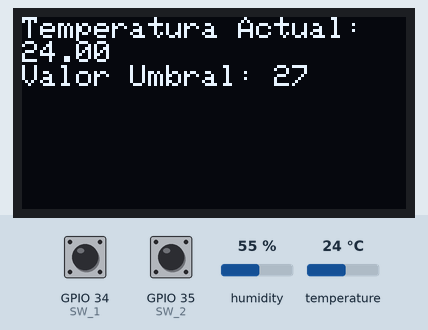
A sketch run on a simulated ESP32. On the bench: 128×64 one-colour display. Inputs (shaded band) come from the test bench; at power-on: temperature 24 °C, GPIO 34 (SW_1) HIGH, GPIO 35 (SW_2) HIGH, humidity 55 %. WiFi joins after 1.5 s; servers stay silent unless stated; network time is answered at once with the bench clock; the local clock reads 2024-03-15 10:24:30 at power-on unless the sketch sets it; what the sketch prints to the serial monitor is not drawn.

Above: at 3.2 s.
3.3 s: temperature set to 12 °C
At 3.9 s:
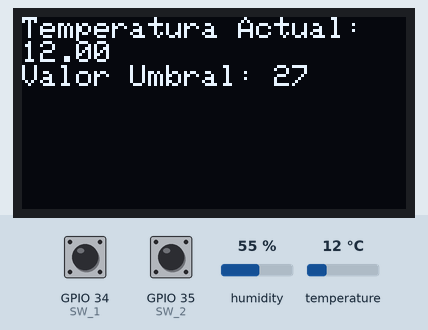
4.8 s: temperature set to 19 °C
6.3 s: temperature set to 28 °C
At 7.2 s:
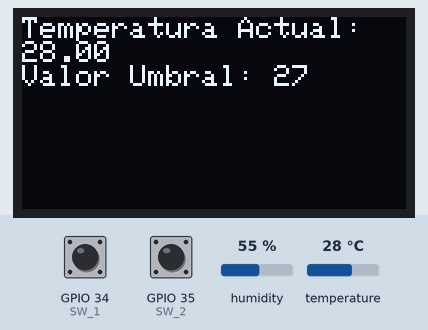
Timing chart, 0 to 9.3 s (numbered marks = the images above; inputs shaded):
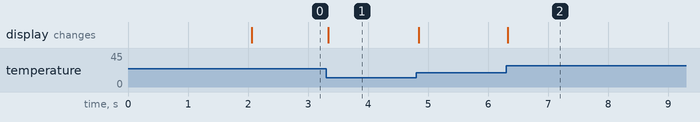

The sketch:

TP_5.ino
```cpp
/*
  Seminario de Informatica y Telecomunicaciones
  Clase 30/5 - TP 5 Firebase
  Hecho por Santiago Rapetti y Ariel Slonimsqui.

*/

#include <Arduino.h>
#include <Firebase_ESP_Client.h>
#include <Wire.h>
#include <Adafruit_Sensor.h>
#include <NTPClient.h>
#include <WiFiUdp.h>
#include <Arduino.h>
#include <ESP32Time.h>
#include "time.h"
#include <WiFi.h>
#include <Adafruit_GFX.h>
#include <Adafruit_SSD1306.h>
#include <DHT.h>
#include <DHT_U.h>

#define SCREEN_WIDTH 128 // Anchura OLED display en pixeles
#define SCREEN_HEIGHT 64 // Altura OLED display en pixeles

#define DHTPIN 23     // Pin digital conectado al sensor DHT
#define DHTTYPE    DHT11     // DHT 11

#define SW_1 34
#define SW_2 35

#define PANTALLA_1 0
#define ESPERA_1 1
#define PANTALLA_2 2
#define SUMA_CICLO 3
#define RESTA_CICLO 4
#define ESPERA_2 5

#include "addons/TokenHelper.h" // Provide the token generation process info.
#include "addons/RTDBHelper.h" // Provide the RTDB payload printing info and other helper functions.

#define WIFI_SSID "ORT-IoT"
#define WIFI_PASSWORD "OrtIOTnew22$2"

#define API_KEY "AIzaSyCFqGtRI-i6us4ldknJVphgCKA-LFwKw_k" // Insert Firebase project API Key

#define USER_EMAIL "santyrap2005@gmail.com" // Insert Authorized Email and Corresponding Password
#define USER_PASSWORD "santiago"

#define DATABASE_URL "https://tp-5-st-default-rtdb.firebaseio.com/" // Insert RTDB URLefine the RTDB URL

FirebaseData fbdo;
FirebaseAuth auth;
FirebaseConfig config;

FirebaseJson json;

WiFiUDP ntpUDP;// Define NTP Client to get time
NTPClient timeClient(ntpUDP, "pool.ntp.org");

String uid;// Variable to save USER UID

String databasePath;// Database main path (to be updated in setup with the user UID)

String tempPath = "/temperature"; // Database child nodes
String humPath = "/humidity";
String presPath = "/pressure";
String timePath = "/timestamp";

String parentPath;// Parent Node (to be updated in every loop)

int timestamp; // Variable to save current epoch time

int estadoMaquina;
int estadoMaquinaCiclo;

int estadoSwitch1;
int estadoSwitch2;

int cicloSegundos = 30;
int timer;

int valorUmbral = 27;

float temp;
float hum;

unsigned long milisActuales;
unsigned long milisPrevios;

float temperature;
float humidity;
float pressure;

unsigned long sendDataPrevMillis = 0;

DHT_Unified dht(DHTPIN, DHTTYPE);


Adafruit_SSD1306 display(SCREEN_WIDTH, SCREEN_HEIGHT, &Wire, -1);

sensor_t sensor;

void setup() {

  Serial.begin(115200);

  pinMode(SW_1, INPUT_PULLUP);
  pinMode(SW_2, INPUT_PULLUP);

  initWiFi();
  timeClient.begin();

  dht.begin();

  if (!display.begin(SSD1306_SWITCHCAPVCC, 0x3C)) {
    Serial.println(F("SSD1306 allocation failed"));
    for (;;);
  }

  config.api_key = API_KEY; // Assign the api key (required)

  auth.user.email = USER_EMAIL; // Assign the user sign in credentials
  auth.user.password = USER_PASSWORD;

  config.database_url = DATABASE_URL; // Assign the RTDB URL (required)

  Firebase.reconnectWiFi(true);
  fbdo.setResponseSize(4096);

  config.token_status_callback = tokenStatusCallback;   // Assign the callback function for the long running token generation task /see addons/TokenHelper.h

  config.max_token_generation_retry = 5; // Assign the maximum retry of token generation

  Firebase.begin(&config, &auth); // Initialize the library with the Firebase authen and config

  Serial.println("Getting User UID"); // Getting the user UID might take a few seconds
  while ((auth.token.uid) == "") {
    Serial.print('.');
    delay(1000);
  }

  uid = auth.token.uid.c_str();  // Print user UID
  Serial.print("User UID: ");
  Serial.println(uid);

  databasePath = "/UsersData/" + uid + "/readings";  // Update database path
}

void loop() {

  Serial.println(estadoMaquina);

  estadoSwitch1 = digitalRead(SW_1);
  estadoSwitch2 = digitalRead(SW_2);


  milisActuales = millis(); // Guarda el tiempo en milisegundos desde que se inicio el programa

  if ((milisActuales - milisPrevios) >= 1000) {

    timer = timer + 1;

    milisPrevios = milisActuales;

  }

  if (timer >= cicloSegundos) {
    timer = 0;

  }

  if (cicloSegundos < 0) {
    cicloSegundos = 0;
  }


  maquinaDeEstados ();
  nuevosDatosFirebase();

}

void initWiFi() { // Initialize WiFi

  WiFi.begin(WIFI_SSID, WIFI_PASSWORD);
  Serial.print("Connecting to WiFi ..");
  while (WiFi.status() != WL_CONNECTED) {
    Serial.print('.');
    delay(1000);
  }
  Serial.println(WiFi.localIP());
  Serial.println();

}

unsigned long getTime() { // Function that gets current epoch time

  timeClient.update();
  unsigned long now = timeClient.getEpochTime();
  return now;
}

void nuevosDatosFirebase () {

  sensors_event_t event;
  dht.temperature().getEvent(&event);
  temp = event.temperature;

  dht.humidity().getEvent(&event);
  hum = event.relative_humidity;

  if (Firebase.ready() && (millis() - sendDataPrevMillis > (cicloSegundos * 1000) || sendDataPrevMillis == 0)) {  // Send new readings to database

    sendDataPrevMillis = millis();

    //Get current timestamp
    timestamp = getTime();
    Serial.print ("time: ");
    Serial.println (timestamp);

    parentPath = databasePath + "/" + String(timestamp);

    json.set(tempPath.c_str(), String(temp));
    json.set(humPath.c_str(), String(hum));
    // json.set(presPath.c_str(), "33"); el dht 11 no mide presion
    json.set(timePath, String(timestamp));
    Serial.printf("Set json... %s\n", Firebase.RTDB.setJSON(&fbdo, parentPath.c_str(), &json) ? "ok" : fbdo.errorReason().c_str());
  }

}

void maquinaDeEstados () {

  switch (estadoMaquina) {

    case PANTALLA_1:

      pantalla1();

      if (estadoSwitch1 == LOW &&  estadoSwitch2 == LOW) {
        estadoMaquina = ESPERA_1;
      }

      break;

    case ESPERA_1:

      pantalla1();

      if (estadoSwitch1 == HIGH &&  estadoSwitch2 == HIGH) {
        estadoMaquina = PANTALLA_2;
      }

      break;

    case PANTALLA_2:

      pantalla2();

      if (estadoSwitch1 == LOW) {

        estadoMaquina = SUMA_CICLO;
      }

      if (estadoSwitch2 == LOW) {

        estadoMaquina = RESTA_CICLO;
      }

      if (estadoSwitch1 == LOW && estadoSwitch2 == LOW) {
        estadoMaquina = ESPERA_2;
      }

      break;

    case SUMA_CICLO:

      pantalla2();

      if (estadoSwitch1 == HIGH) {
        cicloSegundos = cicloSegundos + 30;

        estadoMaquina = PANTALLA_2;
      }

      if (estadoSwitch1 == LOW && estadoSwitch2 == LOW) {
        estadoMaquina = ESPERA_2;
      }

      break;

    case RESTA_CICLO:

      pantalla2();

      if (estadoSwitch2 == HIGH) {
        cicloSegundos = cicloSegundos - 30;

        estadoMaquina = PANTALLA_2;
      }

      if (estadoSwitch1 == LOW && estadoSwitch2 == LOW) {
        estadoMaquina = ESPERA_2;
      }

      break;

    case ESPERA_2:

      pantalla2();

      if ( estadoSwitch1 == HIGH && estadoSwitch2 == HIGH) {
        estadoMaquina = PANTALLA_1;
      }

      break;

  }

}


void pantalla1() {

  sensors_event_t event;
  dht.temperature().getEvent(&event);
  temp = event.temperature;

  display.clearDisplay();
  display.setTextSize(1);
  display.setTextColor(WHITE);
  display.setCursor(0, 0);
  display.println("Temperatura Actual: ");
  display.println(event.temperature);
  display.print("Valor Umbral: ");
  display.println(valorUmbral);
  display.display();
}

void pantalla2() {

  display.clearDisplay();
  display.setTextSize(1);
  display.setTextColor(WHITE);
  display.setCursor(0, 0);
  display.print("Ciclo: ");
  display.print(cicloSegundos);
  display.print(" seg/s");
  display.display();

}
```

Measured:
- after the input at 3.3 s, the display: changes at once (image 1)
- after the input at 6.3 s, the display: changes at once (image 2)
